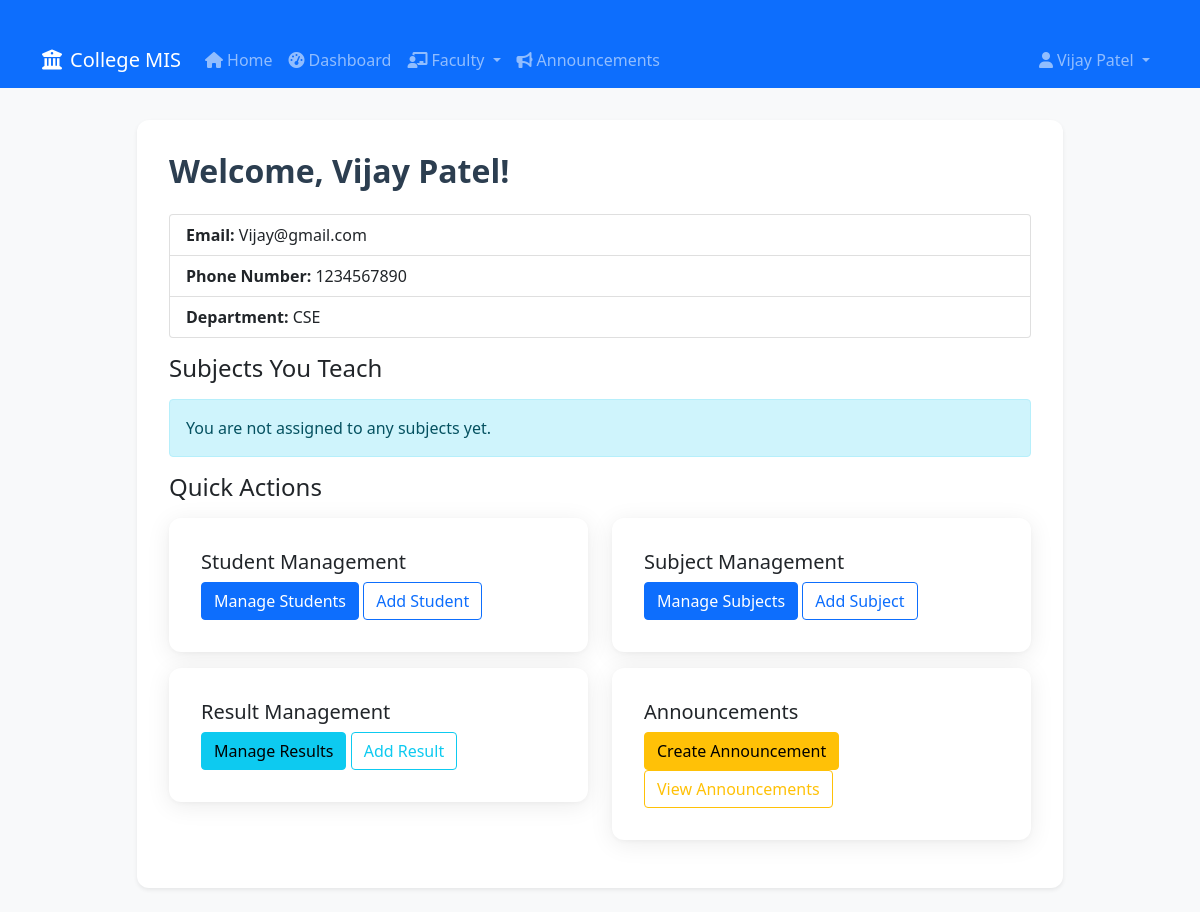
The page /faculty/dashboard/ (signed in) on the database as committed earlier.
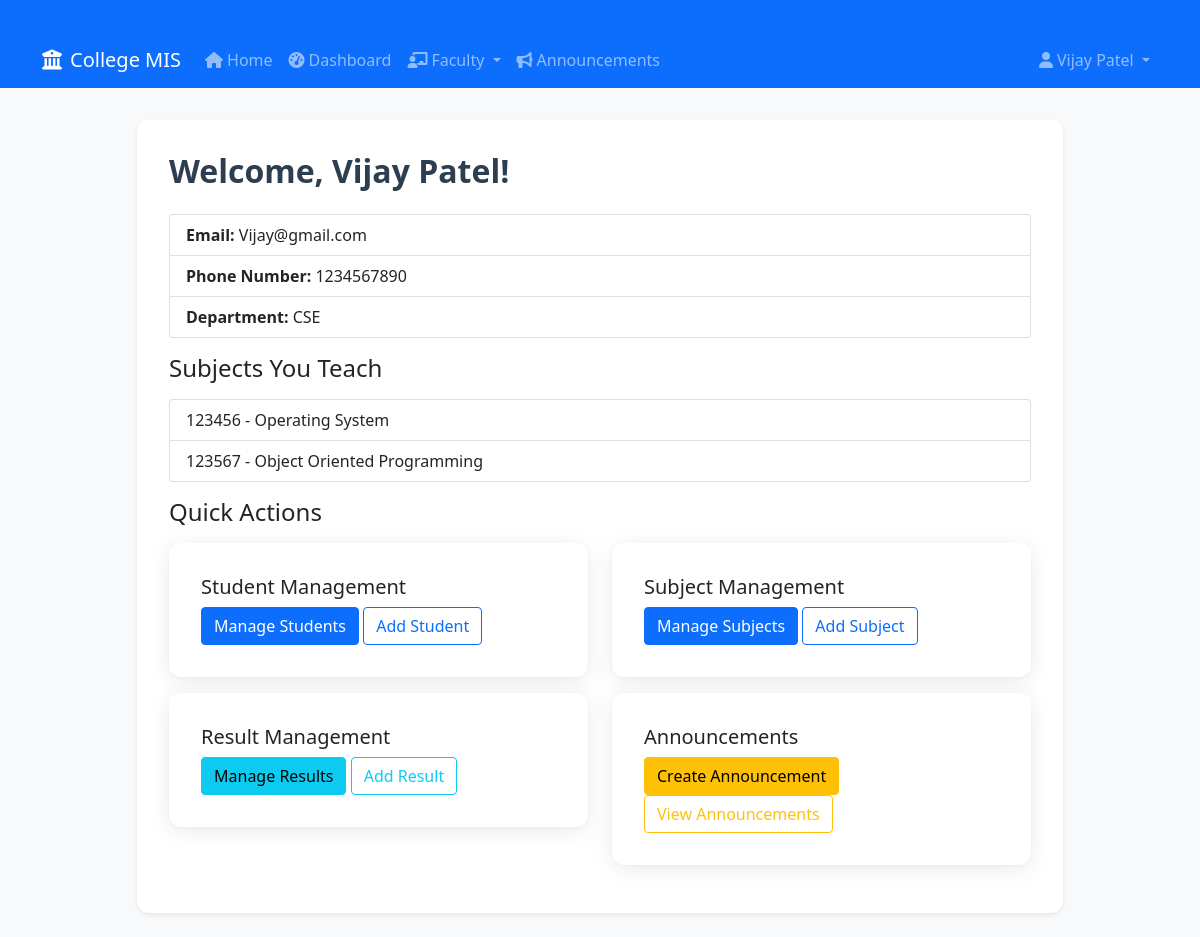
The same page on the database as committed later.
### core/models.py (models this page shows, shortened)
class Subject(models.Model):
    name = models.CharField(max_length=100)
    code = models.CharField(max_length=20, unique=True, null=True, blank=True)
    faculty = models.ForeignKey(Faculty, on_delete=models.SET_NULL, null=True, blank=True)

### faculty/views.py (the view)
# urls.py: path('dashboard/', faculty_dashboard, name='faculty_dashboard'),
@login_required
def faculty_dashboard(request):
    if not hasattr(request.user, 'faculty'):
        return redirect('login')
    faculty = request.user.faculty
    subjects = Subject.objects.filter(faculty=faculty)
    students = Student.objects.all()
    return render(request, 'faculty/dashboard.html', {'faculty': faculty, 'subjects': subjects, 'students': students})

### templates/faculty/dashboard.html
{% extends 'base.html' %}
{% block content %}
<div class="row justify-content-center">
  <div class="col-md-10">
    <div class="card shadow-sm mb-4">
      <div class="card-body">
        <h2 class="mb-4">Welcome, {{ faculty.user.first_name }}!</h2>
        <ul class="list-group mb-3">
          <li class="list-group-item"><strong>Email:</strong> {{ faculty.user.email }}</li>
          <li class="list-group-item"><strong>Phone Number:</strong> {{ faculty.phone_number }}</li>
          <li class="list-group-item"><strong>Department:</strong> {{ faculty.department }}</li>
        </ul>
        <h4 class="mb-3">Subjects You Teach</h4>
        {% if subjects %}
          <ul class="list-group mb-3">
            {% for subject in subjects %}
              <li class="list-group-item">{{ subject.code }} - {{ subject.name }}</li>
            {% endfor %}
          </ul>
        {% else %}
          <div class="alert alert-info">You are not assigned to any subjects yet.</div>
        {% endif %}
        <h4 class="mb-3">Quick Actions</h4>
        <div class="row">
          <div class="col-md-6">
            <div class="card mb-3">
              <div class="card-body">
                <h5 class="card-title">Student Management</h5>
                <a href="{% url 'manage_students' %}" class="btn btn-primary">Manage Students</a>
                <a href="{% url 'add_student' %}" class="btn btn-outline-primary">Add Student</a>
              </div>
            </div>
          </div>
          <div class="col-md-6">
            <div class="card mb-3">
              <div class="card-body">
                <h5 class="card-title">Subject Management</h5>
                <a href="{% url 'manage_subjects' %}" class="btn btn-primary">Manage Subjects</a>
                <a href="{% url 'add_subject' %}" class="btn btn-outline-primary">Add Subject</a>
              </div>
            </div>
          </div>
          <div class="col-md-6">
            <div class="card mb-3">
              <div class="card-body">
                <h5 class="card-title">Result Management</h5>
                <a href="{% url 'manage_results' %}" class="btn btn-info">Manage Results</a>
                <a href="{% url 'add_result' %}" class="btn btn-outline-info">Add Result</a>
              </div>
            </div>
          </div>
          <div class="col-md-6">
            <div class="card mb-3">
              <div class="card-body">
                <h5 class="card-title">Announcements</h5>
                <a href="{% url 'create_announcement' %}" class="btn btn-warning">Create Announcement</a>
                <a href="{% url 'announcement_list' %}" class="btn btn-outline-warning">View Announcements</a>
              </div>
            </div>
          </div>
        </div>
      </div>
    </div>
  </div>
</div>
{% endblock %}

Rows that differ between the two databases and show on the page:
added Subject: code "123456", name "Operating System"
added Subject: code "123567", name "Object Oriented Programming"
Other text that changed with them:
text no longer shown: "You are not assigned to any subjects yet."
